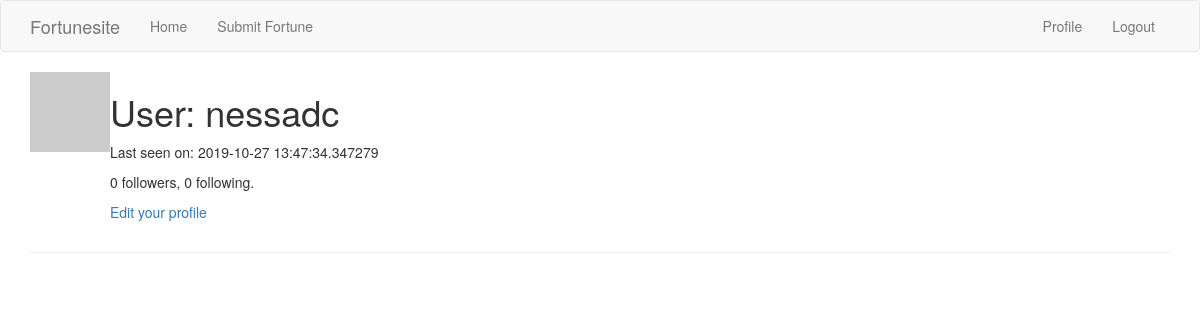
The app's page /user/nessadc (signed in), older data.
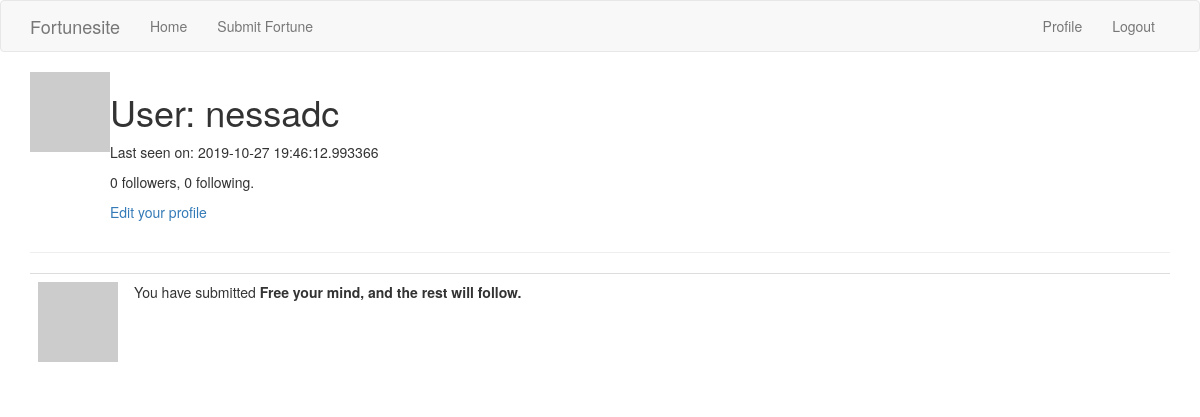
The same page, newer data.
### fortunesite/models.py (models this page shows, shortened)
class User(UserMixin, db.Model):
    id = db.Column(db.Integer, primary_key=True)
    username = db.Column(db.String(64), index=True, unique=True,
                         nullable=False)
    email = db.Column(db.String(120), index=True, unique=True)
    password_hash = db.Column(db.String(128))
    fortunes = db.relationship('Fortune', backref='author', lazy=True)
    about_me = db.Column(db.String(140))
    last_seen = db.Column(db.DateTime, default=datetime.utcnow)
    followed = db.relationship(
        'User', secondary=followers,
        primaryjoin=(followers.c.follower_id == id),
        secondaryjoin=(followers.c.followed_id == id),
        backref=db.backref('followers', lazy='dynamic'), lazy='dynamic')
    def avatar(self, size):
        digest = md5(self.email.lower().encode('utf-8')).hexdigest()
        return 'https://www.gravatar.com/avatar/{}?d=identicon&s={}'.format(
            digest, size)

class Fortune(db.Model):
    id = db.Column(db.Integer, primary_key=True)
    content = db.Column(db.String(140))
    timestamp = db.Column(db.DateTime, index=True,
                          default=datetime.utcnow)
    user_id = db.Column(db.Integer, db.ForeignKey('user.id'))

### fortunesite/routes.py (the view)
@app.route('/user/<username>')
@login_required
def user(username):
    user = User.query.filter_by(username=username).first_or_404()
    fortunes = Fortune.query.filter_by(author=user).all()
    return render_template('user.html', user=user, fortunes=fortunes)

### fortunesite/models.py (called while the page is built)
@login.user_loader
def load_user(id):
    return User.query.get(int(id))

### fortunesite/routes.py (called while the page is built)
@app.before_request
def before_request():
    if current_user.is_authenticated:
        current_user.last_seen = datetime.utcnow()
        db.session.commit()

### fortunesite/templates/user.html (shortened to what this page needs)
{% extends "layout.html" %}
{% block app_content %}
    <table>
        <tr valign='top'>
            <td><img src= "{{ user.avatar(128) }}"></td>
            <td>
                <h1>User: {{ user.username }}</h1>
                {% if user.last_seen %}<p>Last seen on: {{ user.last_seen }}</p>{% endif %}
                <p>{{ user.followers.count() }} followers, {{ user.followed.count() }} following.</p>
                {% if user == current_user %}
                <p><a href="{{ url_for('edit_profile') }}">Edit your profile</a></p>
                {% elif not current_user.is_following(user) %}
                <p><a href="{{ url_for('follow', username=user.username) }}">Follow</a></p>
                {% else %}
                <p><a href="{{ url_for('unfollow', username=user.username) }}">Unfollow</a></p>
                {% endif %}
            </td>
        </tr>
    </table>
    <hr>
    {% for fortune in fortunes %}
        {% include '_fortune.html' %}
    {% endfor %}
{% endblock %}

### fortunesite/templates/_fortune.html
<table class="table table-hover">
    <tr>
        <td width="70px"><img src="{{ fortune.author.avatar(36) }}"></td>
        {% if user == current_user %}
        <td>You have submitted <b>{{ fortune.content }}</b></td>
        {% else %}
        <td>{{ fortune.author.username }} has submitted <b>{{ fortune.content }}</b></td>
        {% endif %}
    </tr>
</table>

Row changes from the older to the newer data that the page shows:
changed User "nessadc": last_seen "2019-10-27 13:47:34.347279" → "2019-10-27 19:46:12.993366"
added Fortune: content "Free your mind, and the rest will follow."
